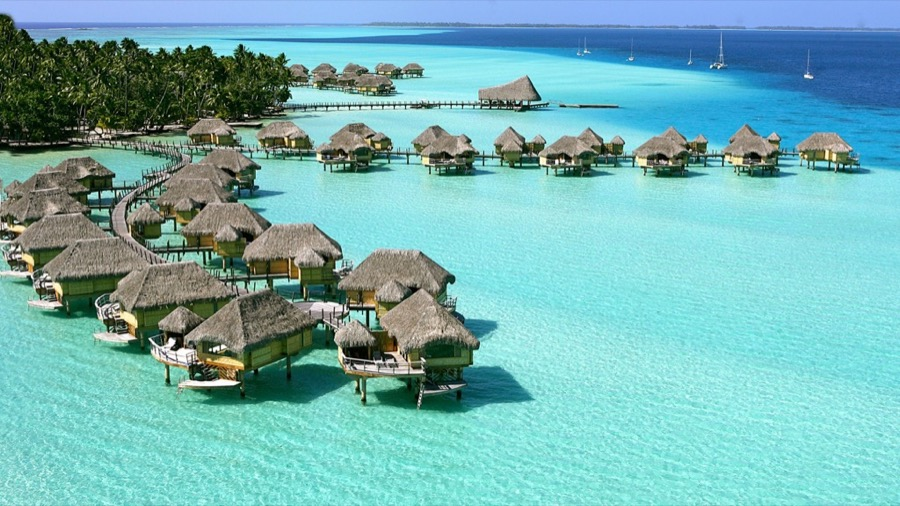
#> input picture classificator/beach/beach01.jpg, 900 x 506 px; its folder holds 4 pictures in this run
$ python classify.py beach/beach01.jpg   (Python 2 division)
#> lines starting #> are read from the running program, lines starting #| are printed output that depends on the picture
#!/usr/bin/env python

# ###############################
# @author Petar Vorotnikov
# @description kNN classifier
# ###############################

import os, sys, math, logging, collections, argparse, json
from json import encoder as json_encoder
import numpy as np
import matplotlib.pylab as plt
import cv2
from PIL import Image


'''
Configuration and globals
'''
ReferenceImage = collections.namedtuple('ReferenceImage', 'path, image, image_histogram')
CLASSIFICATOR_ROOT = os.path.dirname(os.path.realpath(__file__))
DIR_BEACH = os.path.join(CLASSIFICATOR_ROOT, 'beach')
DIR_CITY = os.path.join(CLASSIFICATOR_ROOT, 'city')
DIR_MOUNTAIN = os.path.join(CLASSIFICATOR_ROOT, 'mountain')
RESIZE_DIMENSIONS = (256, 256)
LABEL_BEACH = 0
LABEL_MOUNTAIN = 1
LABEL_CITY = 2


'''
Retreive human-readable label
'''
def get_label(raw_label):
    if raw_label == LABEL_BEACH:
        return 'beach'
    elif raw_label == LABEL_MOUNTAIN:
        return 'mountain'
    elif raw_label == LABEL_CITY:
        return 'city'
    else:
        return 'unknown'

'''
Normalizes a given histogram making it with vector distance 1
'''
def normalize_histogram(histogram):
    np_histogram = np.array(histogram)
    normalized_histogram = np_histogram / np.linalg.norm(np_histogram)

    return normalized_histogram.tolist()

'''
Get the histogram and normalize it
so that the histogram vector length is 1
'''
def get_image_histogram(image):
    histogram = normalize_histogram(image.histogram())

    return histogram

'''
Load a single image, convert it to RGB and
resize it top proper dimensions
'''
def load_image(file):

    try:
        image = Image.open(file) # load the image
        image = image.convert('RGB') # convert the image to RGB
        image = image.resize(RESIZE_DIMENSIONS) # resize the image
        image_histogram = get_image_histogram(image) # get the histogram
        image_histogram = np.array(image_histogram).astype(np.float32) # convert it to numpy array
        image = np.array(image) # convert also the image to numpy array

        return ReferenceImage(
            path = file,
            image = image,
            image_histogram = image_histogram
        )

    except IOError:
        return None


'''
Load all images in a given path
@param {String} path
@return {Map} images
'''
def load_images(path):

    logging.debug('Loading reference images in {0}...'.format(path))

    # Get all image filenames in the images directory
    filenames = os.listdir(path)

    images = []
    for filename in filenames:
        image = load_image(os.path.join(path, filename))
        if image != None:
            images.append(image)

    return images


''' Prepare the training and testing data for an image set '''
def prepare_data(images, label):
    data = np.zeros((len(images), 768)).astype(np.float32)
    for idx in range(len(images)):
        data[idx] = images[idx].image_histogram

    labels = np.empty(len(images)).astype(np.float32)
    labels.fill(label)

    return data, labels

'''
Main routine
'''
def main():

    # Get arguments
    parser = argparse.ArgumentParser(prog='kNN-classification', description=__doc__)
    parser.add_argument('input', metavar='INPUT FILE', help="Input file")
    args = parser.parse_args()

    # Configure logger
    logging.basicConfig(stream=sys.stdout, format="%(message)s", level=logging.INFO)

    # Load the query image and fetch its data
    query_image = load_image(args.input);
#> in load_image, image is the input picture: PIL image 900x506 RGB; mean R, G, B 116.4, 178, 178.3
#> in load_image, `image = image.resize(RESIZE_DIMENSIONS)`:
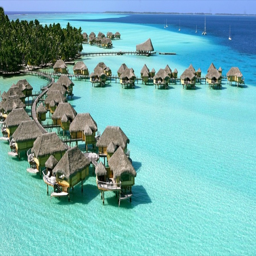
#> image: PIL image 256x256 RGB; mean R, G, B 116.4, 178, 178.3
#> in normalize_histogram, `np_histogram = np.array(histogram)`: np_histogram = 768 values, max 1985 at index 485, min 1 at index 256, mean 256
#> in normalize_histogram, `normalized_histogram = np_histogram / np.linalg.norm(np_histogram)`: normalized_histogram = 768 values, max 0.17 at index 485, min 8.57e-05 at index 256, mean 0.0219
#> in get_image_histogram, `histogram = normalize_histogram(image.histogram())`: histogram has the same summary as normalized_histogram in normalize_histogram
#> in load_image, `image_histogram = get_image_histogram(image)`: image_histogram has the same summary as normalized_histogram in normalize_histogram
    query_image_data, l = prepare_data([query_image], None)
#> l = [nan]

    # Load training images
    beaches = load_images(DIR_BEACH)
#> pass 2 of the loop in load_images, `for filename in filenames:`:
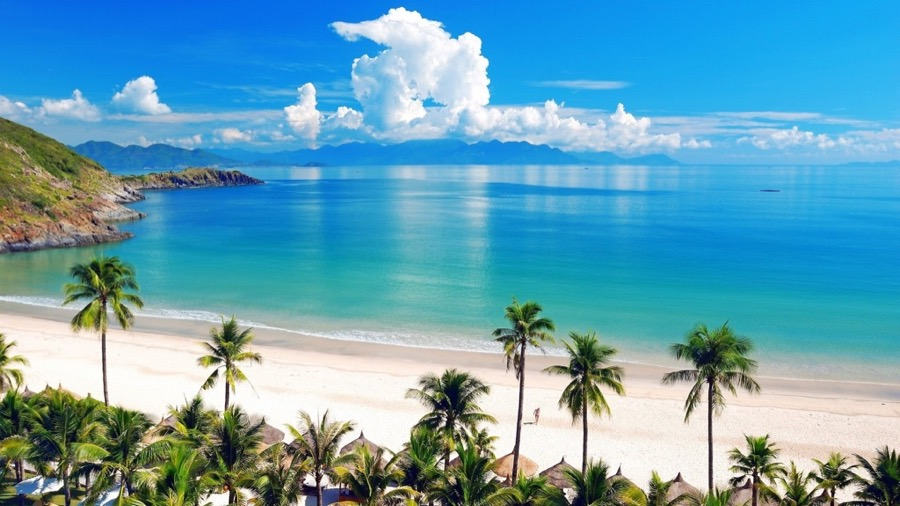
#> input picture classificator/beach/beach02.jpg, 900 x 506 px
#> in load_image, image is the input picture: PIL image 900x506 RGB; mean R, G, B 100.5, 161.4, 182.5
#> in load_image (call 3), `image = image.resize(RESIZE_DIMENSIONS)`:
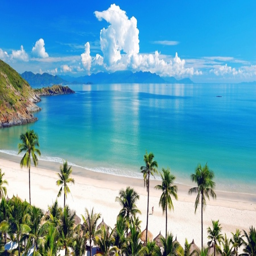
#> image: PIL image 256x256 RGB; mean R, G, B 100.5, 161.4, 182.5
#> image_histogram = 768 values, max 0.158 at index 741, min 0 at index 256, mean 0.0259
#> pass 3 of the loop in load_images, `for filename in filenames:`:
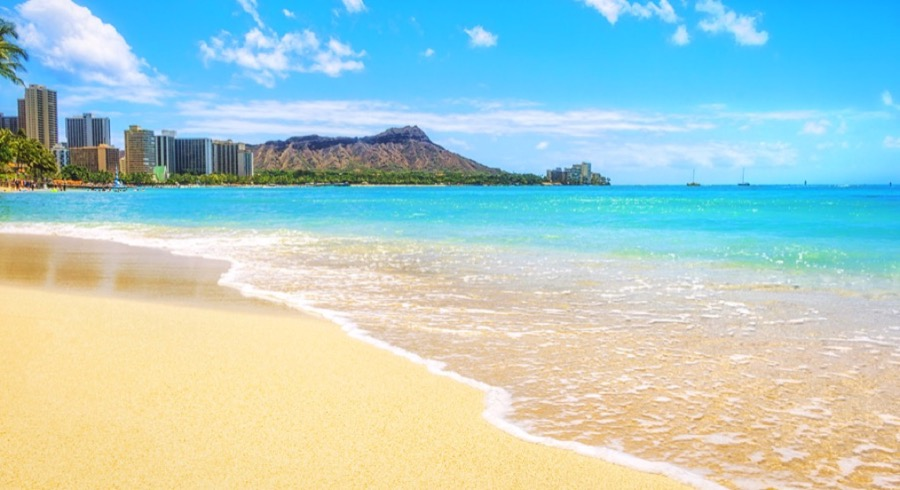
#> input picture classificator/beach/beach03.jpg, 900 x 490 px
#> in load_image, image is the input picture: PIL image 900x490 RGB; mean R, G, B 172.9, 204.3, 201.7
#> in load_image (call 4), `image = image.resize(RESIZE_DIMENSIONS)`:
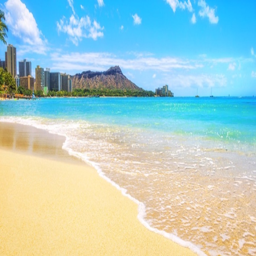
#> image: PIL image 256x256 RGB; mean R, G, B 172.9, 204.3, 201.7
#> image_histogram = 768 values, max 0.527 at index 767, min 0 at index 0, mean 0.0169
#> the loop made 4 passes; the first 3 are shown
    mountains = load_images(DIR_MOUNTAIN)
    cities = load_images(DIR_CITY)

    # Prepare training data
    training_beaches, labels_beaches = prepare_data(beaches, LABEL_BEACH);
    training_mountains, labels_mountains = prepare_data(mountains, LABEL_MOUNTAIN);
    training_cities, labels_cities = prepare_data(cities, LABEL_CITY);

    # Consolidate training data
    training_data = np.concatenate((training_beaches, training_mountains, training_cities), axis=0)
    labels = np.concatenate((labels_beaches, labels_mountains, labels_cities), axis=0)

    # Train the kNN
    knn = cv2.KNearest()
    knn.train(training_data, labels)

    # Fetch result
    ret, results, neighbours, dist = knn.find_nearest(query_image_data, 3)

    # Print output
    classified_label = get_label(results[0][0])
    logging.debug('============================')
    logging.debug('Image classified as {0}'.format(classified_label))
    logging.debug('Nearest neighbor at {0}'.format(dist[0][0]))

    # Return the result
    json_data = {'classification': classified_label}
    json_str = json.dumps(json_data)
    print json_str


if __name__ == '__main__':
#> (the run stopped early here; a loop or call above may not have finished)
